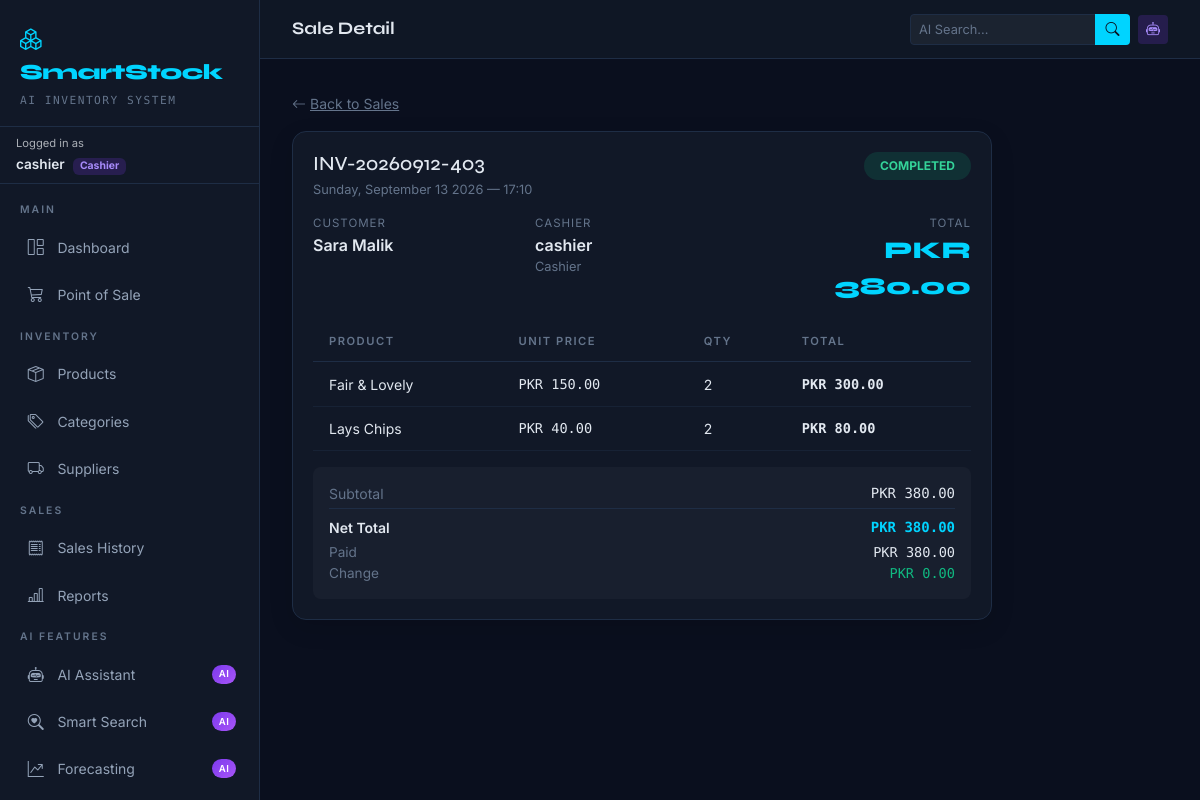
Screenshot of /sales/454/ (signed in) with the database file from the repository.
### inventory/models.py (models this page shows, shortened)
class CustomUser(AbstractUser):
    ROLE_CHOICES = (
        ('Admin',   'Admin'),
        ('Manager', 'Manager'),
        ('Cashier', 'Cashier'),
    )
    role = models.CharField(max_length=20, choices=ROLE_CHOICES, default='Cashier')
    phone = models.CharField(max_length=20, blank=True)
    avatar = models.ImageField(upload_to='avatars/', null=True, blank=True)
    @property
    def is_admin(self):
        return self.role == 'Admin'

class Sale(models.Model):
    STATUS_CHOICES = (
        ('pending',   'Pending'),
        ('completed', 'Completed'),
        ('cancelled', 'Cancelled'),
    )
    invoice_number = models.CharField(max_length=50, unique=True)
    customer_name = models.CharField(max_length=200, blank=True, default='Walk-in Customer')
    customer_phone = models.CharField(max_length=20, blank=True)
    total_amount = models.DecimalField(max_digits=12, decimal_places=2, default=0)
    discount = models.DecimalField(max_digits=10, decimal_places=2, default=0)
    paid_amount = models.DecimalField(max_digits=12, decimal_places=2, default=0)
    status = models.CharField(max_length=10, choices=STATUS_CHOICES, default='completed')
    cashier = models.ForeignKey(CustomUser, on_delete=models.SET_NULL, null=True,
                                 related_name='sales')
    notes = models.TextField(blank=True)
    created_at = models.DateTimeField(auto_now_add=True)
    class Meta:
        ordering = ['-created_at']
    @property
    def net_total(self):
        return self.total_amount - self.discount
    @property
    def change_amount(self):
        return max(0, self.paid_amount - self.net_total)

class SaleItem(models.Model):
    sale = models.ForeignKey(Sale, on_delete=models.CASCADE, related_name='items')
    product = models.ForeignKey(Product, on_delete=models.CASCADE)
    quantity = models.IntegerField(validators=[MinValueValidator(1)])
    unit_price = models.DecimalField(max_digits=10, decimal_places=2)
    total_price = models.DecimalField(max_digits=12, decimal_places=2)

class Product(models.Model):
    name = models.CharField(max_length=200)
    generic_name = models.CharField(max_length=200, blank=True)
    description = models.TextField(blank=True, help_text="Product description for AI search")
    tags = models.CharField(max_length=300, blank=True,
                            help_text="Comma-separated tags: 'fever,pain,antibiotic'")
    barcode = models.CharField(max_length=100, unique=True)
    category = models.ForeignKey(Category, on_delete=models.SET_NULL, null=True)
    supplier = models.ForeignKey(Supplier, on_delete=models.SET_NULL, null=True)
    purchase_price = models.DecimalField(max_digits=10, decimal_places=2,
                                         validators=[MinValueValidator(0)])
    selling_price = models.DecimalField(max_digits=10, decimal_places=2,
                                         validators=[MinValueValidator(0)])
    unit = models.CharField(max_length=50, default='pcs')
    min_stock = models.IntegerField(default=10, help_text="Minimum stock threshold for alerts")
    reorder_point = models.IntegerField(default=20,
                                        help_text="Stock level that triggers reorder suggestion")
    current_stock = models.IntegerField(default=0)
    expiry_date = models.DateField(null=True, blank=True)
    batch_number = models.CharField(max_length=100, blank=True)
    embedding_json = models.TextField(blank=True, null=True,
                                       help_text="Sentence-transformer embedding (auto-generated)")
    last_reorder_qty = models.IntegerField(default=0,
                                            help_text="AI-recommended reorder quantity")
    image = models.ImageField(upload_to='products/', null=True, blank=True)
    is_active = models.BooleanField(default=True)
    created_at = models.DateTimeField(auto_now_add=True)
    updated_at = models.DateTimeField(auto_now=True)
    class Meta:
        ordering = ['name']

### inventory/views.py (the view)
# urls.py: path('sales/<int:pk>/', views.SaleDetailView.as_view(), name='sale-detail'),
class SaleDetailView(LoginRequiredMixin, DetailView):
    model = Sale
    template_name = 'inventory/sale_detail.html'
    context_object_name = 'sale'

### templates/inventory/sale_detail.html (shortened to what this page needs)
{% extends "base.html" %}
{% block page_title %}Sale Detail{% endblock %}
{% block content %}
<div style="max-width:700px">
  <div class="mb-3">
    <a href="{% url 'sale-list' %}" style="color:var(--ss-muted);font-size:.875rem">
      <i class="bi bi-arrow-left me-1"></i>Back to Sales
    </a>
  </div>
  <div class="ss-card mb-3">
    <div class="d-flex justify-content-between align-items-start mb-3">
      <div>
        <h5 style="font-family:'Syne',sans-serif;margin-bottom:.25rem">{{ sale.invoice_number }}</h5>
        <div style="font-size:.8rem;color:var(--ss-muted)">{{ sale.created_at|date:"l, F d Y — H:i" }}</div>
      </div>
      <span class="badge rounded-pill {% if sale.status == 'completed' %}badge-ok{% else %}badge-low{% endif %} px-3 py-2">
        {{ sale.status|upper }}
      </span>
    </div>
    <div class="row g-2 mb-3">
      <div class="col-md-4">
        <div style="font-size:.72rem;color:var(--ss-muted);text-transform:uppercase;letter-spacing:1px">Customer</div>
        <div style="font-weight:600">{{ sale.customer_name }}</div>
      </div>
      <div class="col-md-4">
        <div style="font-size:.72rem;color:var(--ss-muted);text-transform:uppercase;letter-spacing:1px">Cashier</div>
        <div style="font-weight:600">{{ sale.cashier.username|default:"—" }}</div>
        <div style="font-size:.8rem;color:var(--ss-muted)">{{ sale.cashier.role|default:"" }}</div>
      </div>
      <div class="col-md-4 text-end">
        <div style="font-size:.72rem;color:var(--ss-muted);text-transform:uppercase;letter-spacing:1px">Total</div>
        <div style="font-family:'Syne',sans-serif;font-size:1.5rem;font-weight:800;color:var(--ss-accent)">
          PKR {{ sale.total_amount|floatformat:2 }}
        </div>
      </div>
    </div>
    <table class="ss-table">
      <thead><tr><th>Product</th><th>Unit Price</th><th>Qty</th><th>Total</th></tr></thead>
      <tbody>
        {% for item in sale.items.all %}
        <tr>
          <td>
            <a href="{% url 'product-detail' item.product.pk %}" style="color:var(--ss-text);text-decoration:none">
              {{ item.product.name }}
            </a>
          </td>
          <td style="font-family:'DM Mono',monospace;font-size:.85rem">PKR {{ item.unit_price }}</td>
          <td>{{ item.quantity }}</td>
          <td style="font-family:'DM Mono',monospace;font-size:.85rem;font-weight:600">PKR {{ item.total_price }}</td>
        </tr>
        {% endfor %}
      </tbody>
    </table>
    <div class="mt-3 p-3" style="background:rgba(255,255,255,.03);border-radius:8px">
      <div class="d-flex justify-content-between mb-1" style="font-size:.875rem">
        <span style="color:var(--ss-muted)">Subtotal</span>
        <span style="font-family:'DM Mono',monospace">PKR {{ sale.total_amount|floatformat:2 }}</span>
      </div>
      <div class="d-flex justify-content-between mb-1" style="font-size:.875rem;font-weight:600;border-top:1px solid var(--ss-border);padding-top:.5rem">
        <span>Net Total</span>
        <span style="font-family:'DM Mono',monospace;color:var(--ss-accent)">PKR {{ sale.net_total|floatformat:2 }}</span>
      </div>
      <div class="d-flex justify-content-between" style="font-size:.85rem">
        <span style="color:var(--ss-muted)">Paid</span>
        <span style="font-family:'DM Mono',monospace">PKR {{ sale.paid_amount|floatformat:2 }}</span>
      </div>
      <div class="d-flex justify-content-between" style="font-size:.85rem">
        <span style="color:var(--ss-muted)">Change</span>
        <span style="font-family:'DM Mono',monospace;color:#10b981">PKR {{ sale.change_amount|floatformat:2 }}</span>
      </div>
    </div>
  </div>
</div>
{% endblock %}

### templates/base.html (shortened to what this page needs)
{% load static %}
<!DOCTYPE html>
<html lang="en" data-bs-theme="dark">
<head>
  <link href="https://cdn.jsdelivr.net/npm/bootstrap@5.3.3/dist/css/bootstrap.min.css" rel="stylesheet">
  <link href="https://cdn.jsdelivr.net/npm/bootstrap-icons@1.11.3/font/bootstrap-icons.css" rel="stylesheet">
  <link rel="stylesheet" href="{% static 'css/smartstock.css' %}">
</head>
<body>
<nav id="sidebar" aria-label="Main navigation" class="{% if not user.is_authenticated %}d-none{% endif %}">
  <div class="sidebar-brand">
    <div class="brand-logo"><i class="bi bi-boxes me-2"></i>SmartStock</div>
    <div class="brand-sub mt-1">AI Inventory System</div>
  </div>
  <div class="px-3 py-2 border-bottom" style="border-color: var(--ss-border) !important;">
    <small class="text-muted d-block" style="font-size:.7rem">Logged in as</small>
    <span class="fw-600" style="font-size:.85rem">{{ user.username }}</span>
    <span class="badge ms-1" style="background:rgba(124,58,237,.2);color:#a78bfa;font-size:.65rem">
      {{ user.role }}
    </span>
  </div>
  <div class="py-2 flex-grow-1">
    <div class="nav-section-label">Main</div>
    <a href="{% url 'dashboard' %}" class="sidebar-link {% if request.resolver_match.url_name == 'dashboard' %}active{% endif %}">
      <i class="bi bi-grid-1x2"></i> Dashboard
    </a>
    <a href="{% url 'pos' %}" class="sidebar-link {% if request.resolver_match.url_name == 'pos' %}active{% endif %}">
      <i class="bi bi-cart3"></i> Point of Sale
    </a>
    <div class="nav-section-label">Inventory</div>
    <a href="{% url 'product-list' %}" class="sidebar-link">
      <i class="bi bi-box-seam"></i> Products
    </a>
    <a href="{% url 'category-list' %}" class="sidebar-link">
      <i class="bi bi-tags"></i> Categories
    </a>
    <a href="{% url 'supplier-list' %}" class="sidebar-link">
      <i class="bi bi-truck"></i> Suppliers
    </a>
    <div class="nav-section-label">Sales</div>
    <a href="{% url 'sale-list' %}" class="sidebar-link">
      <i class="bi bi-receipt"></i> Sales History
    </a>
    <a href="{% url 'reports' %}" class="sidebar-link">
      <i class="bi bi-bar-chart-line"></i> Reports
    </a>
    <div class="nav-section-label">AI Features</div>
    <a href="{% url 'ai:chatbot' %}" class="sidebar-link">
      <i class="bi bi-robot"></i> AI Assistant
      <span class="ai-badge">AI</span>
    </a>
    <a href="{% url 'ai:semantic-search' %}" class="sidebar-link">
      <i class="bi bi-search-heart"></i> Smart Search
      <span class="ai-badge">AI</span>
    </a>
    <a href="{% url 'ai:forecast-dashboard' %}" class="sidebar-link">
      <i class="bi bi-graph-up-arrow"></i> Forecasting
      <span class="ai-badge">AI</span>
    </a>
  </div>
</nav>
<div id="main-content" class="{% if not user.is_authenticated %}guest-mode{% endif %}">
  {% if user.is_authenticated %}
  <div class="topbar">
    <span class="topbar-title">{% block page_title %}Dashboard{% endblock %}</span>
    <div class="ms-auto d-flex align-items-center gap-2">
      <form action="{% url 'ai:semantic-search' %}" method="GET" class="d-flex">
        <div class="input-group input-group-sm" style="width:220px">
          <input type="text" name="q" class="form-control"
            style="background:#1e2d45;border-color:#1e2d45;color:#e2e8f0;font-size:.8rem"
            placeholder="AI Search...">
          <button class="btn" style="background:#00d4ff;color:#0a0f1e;padding:.25rem .6rem">
            <i class="bi bi-search"></i>
          </button>
        </div>
      </form>
      <a href="{% url 'ai:chatbot' %}" class="btn btn-sm" style="background:rgba(124,58,237,.2);color:#a78bfa;border:none">
        <i class="bi bi-robot"></i>
      </a>
    </div>
  </div>
  {% endif %}
  <div class="page-body">
    {% block content %}{% endblock %}
  </div>
</div>
</body>
</html>

### static/css/smartstock.css (style rules this page uses)
.form-control, .form-select { background: rgba(255,255,255,.05) !important; border-color: var(--ss-border) !important; color: var(--ss-text) !important; border-radius: 8px; font-size: .875rem; transition: border-color .15s, box-shadow .15s; }
.form-control::placeholder { color: var(--ss-muted) !important; }
.ss-table th { white-space: nowrap; }
.ss-table tbody tr { transition: background-color .15s ease; }
.fw-600 { font-weight: 600 !important; }

### templates/base.html (style rules this page uses)
:root { --ss-bg: #0a0f1e; --ss-surface: #111827; --ss-border: #1e2d45; --ss-accent: #00d4ff; --ss-accent2: #7c3aed; --ss-success: #10b981; --ss-warning: #f59e0b; --ss-danger: #ef4444; --ss-text: #e2e8f0; --ss-muted: #64748b; --sidebar-w: 260px; }
* { box-sizing: border-box; }
body { font-family: 'Inter', sans-serif; background: var(--ss-bg); color: var(--ss-text); min-height: 100vh; }
#sidebar { position: fixed; top: 0; left: 0; width: var(--sidebar-w); height: 100vh; background: var(--ss-surface); border-right: 1px solid var(--ss-border); overflow-y: auto; z-index: 1000; display: flex; flex-direction: column; transition: transform .3s ease; }
.sidebar-brand { padding: 1.5rem 1.25rem 1rem; border-bottom: 1px solid var(--ss-border); }
.brand-logo { font-family: 'Syne', sans-serif; font-weight: 800; font-size: 1.35rem; color: var(--ss-accent); letter-spacing: -0.5px; }
.brand-sub { font-size: .7rem; color: var(--ss-muted); font-family: 'DM Mono', monospace; letter-spacing: 1.5px; text-transform: uppercase; }
.nav-section-label { padding: .6rem 1.25rem .3rem; font-size: .65rem; font-weight: 600; letter-spacing: 2px; text-transform: uppercase; color: var(--ss-muted); }
.sidebar-link { display: flex; align-items: center; gap: .75rem; margin: .15rem .65rem; padding: .65rem .8rem; color: #94a3b8; text-decoration: none; font-size: .875rem; border-radius: 8px; transition: all .15s ease; border-left: 3px solid transparent; }
.sidebar-link i { font-size: 1rem; width: 1.2rem; text-align: center; }
.ai-badge { font-size: .6rem; padding: .15rem .4rem; background: linear-gradient(135deg, var(--ss-accent2), #a855f7); border-radius: 20px; color: #fff; font-weight: 600; letter-spacing: .5px; margin-left: auto; }
#main-content { margin-left: var(--sidebar-w); min-height: 100vh; }
.topbar { background: rgba(17,24,39,.92); border-bottom: 1px solid var(--ss-border); padding: .85rem clamp(1rem, 3vw, 2rem); display: flex; align-items: center; gap: 1rem; position: sticky; top: 0; z-index: 100; backdrop-filter: blur(14px); }
.topbar-title { font-family: 'Syne', sans-serif; font-size: 1.1rem; font-weight: 700; }
.page-body { padding: clamp(1rem, 3vw, 2rem); }
.ss-card { background: var(--ss-surface); border: 1px solid var(--ss-border); border-radius: 14px; padding: 1.25rem; box-shadow: 0 8px 24px rgba(0,0,0,.12); }
.ss-table { width: 100%; border-collapse: collapse; }
.ss-table th { font-size: .7rem; letter-spacing: 1.5px; text-transform: uppercase; color: var(--ss-muted); font-weight: 600; padding: .75rem 1rem; border-bottom: 1px solid var(--ss-border); }
.ss-table td { padding: .7rem 1rem; border-bottom: 1px solid rgba(30,45,69,.5); font-size: .875rem; vertical-align: middle; }
.badge-ok { background: rgba(16,185,129,.15); color: #34d399; }

### rows the page displays
CustomUser: username "cashier", role "Cashier"
Sale: invoice_number "INV-20260912-403", created_at "Sunday, September 13 2026 — 17:10", status "COMPLETED", customer_name "Sara Malik", cashier.username "cashier", cashier.role "Cashier", total_amount "380.00", net_total "380.00", paid_amount "380.00", change_amount "0.00"
SaleItem: product.name "Fair & Lovely", unit_price "150.00", quantity "2", total_price "300.00"
SaleItem: product.name "Lays Chips", unit_price "40.00", quantity "2", total_price "80.00"
